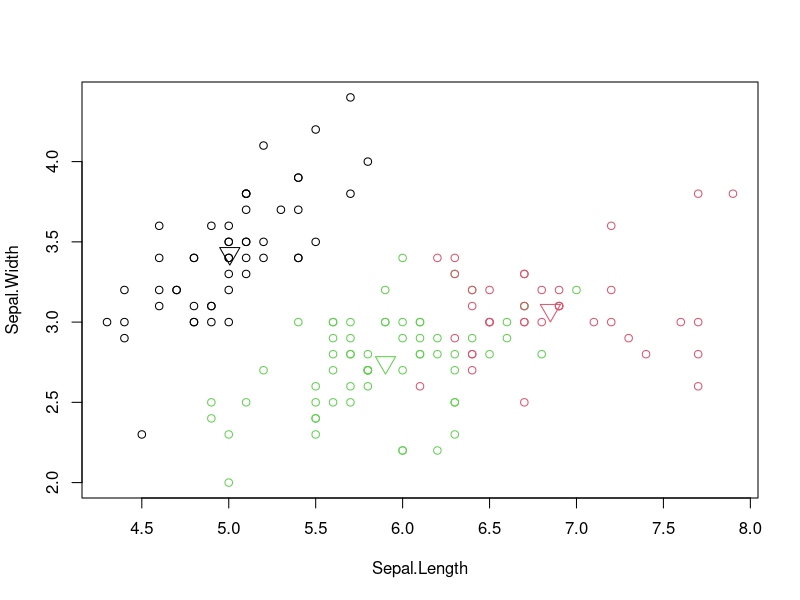

Recreate this plot in R.

# 1. Open & Read Iris data set
iris
View(iris)

newiris = iris
newiris
summary(newiris)
View(newiris)
newiris$Species = NULL
View(newiris)


#2.Apply kmeans to newiris, and 
#  store the clustering result in kc. 
# The cluster number is set to 3.

kc = kmeans(newiris,3)
kc

table(iris$Species, kc$cluster)

# 4.	Plot the clusters and their centres
plot(newiris[c("Sepal.Length", "Sepal.Width")], col=kc$cluster)

# Mark Cluster centers
points(kc$centers[,c("Sepal.Length", "Sepal.Width")], col=1:3, pch=6, cex=2)










